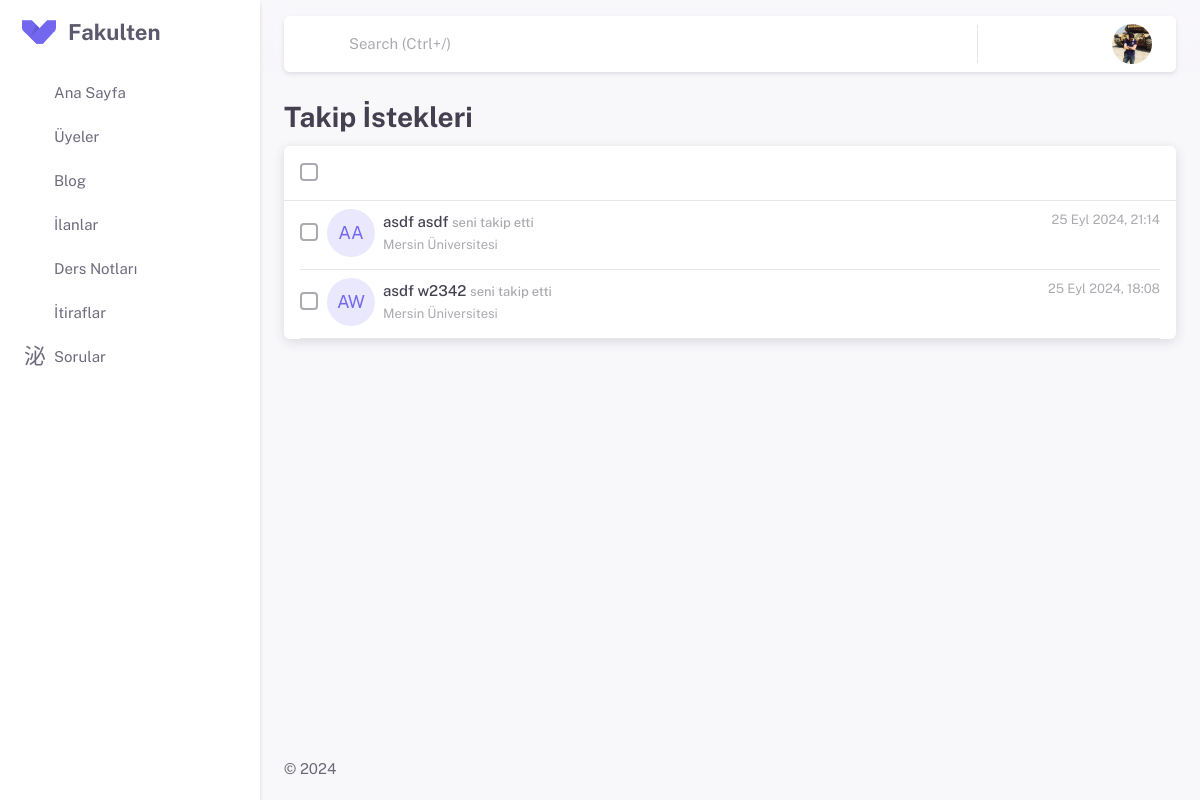
The page /follow/requests/ (signed in) on the database as committed earlier.
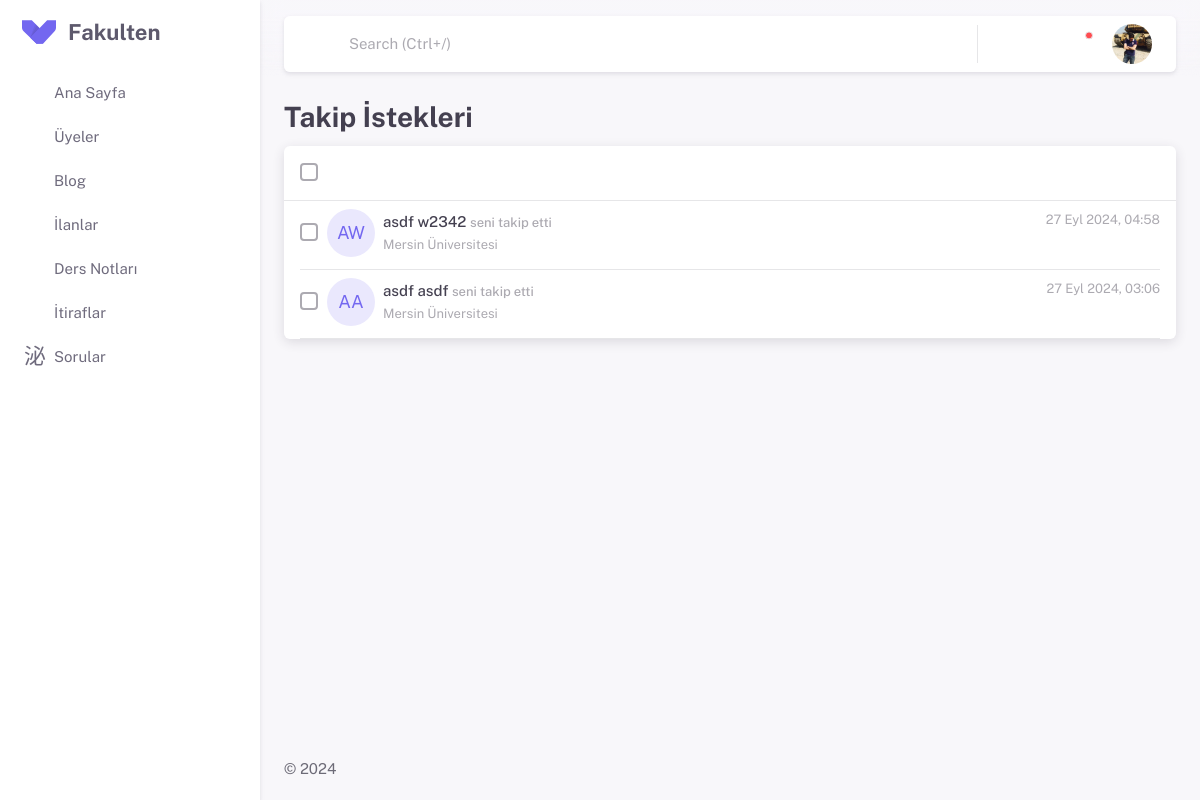
The same page on the database as committed later.
### apps/follow/models.py (models this page shows, shortened)
class FollowRequest(models.Model):
    follower = models.ForeignKey(User, related_name='follow_requests_sent', on_delete=models.CASCADE)
    following = models.ForeignKey(User, related_name='follow_requests_received', on_delete=models.CASCADE)
    created_at = models.DateTimeField(auto_now_add=True)
    is_approved = models.BooleanField(default=False)
    is_read = models.BooleanField(default=False)  # Bildirim okundu mu?
    class Meta:
        unique_together = ('follower', 'following')

### apps/profiles/models.py (models this page shows)
class EducationalInformationModel(models.Model):
    user = models.OneToOneField(settings.AUTH_USER_MODEL,
                             on_delete=models.CASCADE, related_name='educational_information')
    country = models.ForeignKey(inputs.CountriesModel,
                             on_delete=models.CASCADE)
    university = models.ForeignKey(inputs.UniversitiesModel,
                             on_delete=models.CASCADE)
    department = models.ForeignKey(inputs.DepartmentsModel,
                             on_delete=models.CASCADE)
    status = models.ForeignKey(inputs.StatusModel,
                             on_delete=models.CASCADE)

### apps/inputs/models.py (models this page shows)
class UniversitiesModel(models.Model):
    countries = models.ForeignKey(CountriesModel, on_delete=models.CASCADE)
    universities = models.CharField(max_length=255)
    def __str__(self):
        return self.universities

### apps/follow/views.py (the view)
# urls.py: path('requests/', views.follow_requests_view, name='follow-requests'),
@login_required
def follow_requests_view(request):
    follow_requests = FollowRequest.objects.filter(following=request.user).order_by('-created_at')
    follow_requests.filter(is_read=False).update(is_read=True)
    paginator = Paginator(follow_requests, 12)
    page_number = request.GET.get('page')
    page_obj = paginator.get_page(page_number)
    return render(request, 'follow/follow_requests.html', {'follow_requests': page_obj})

### apps/post/models.py (called while the page is built)
    def get_notifications_like_context(self):
        context = {
        'message' : 'gönderinizi beğendi.',
        'content_title' : self.content[:50],
        'content_url' : reverse('post_detail', kwargs={'post_id': self.id}),
        }
        return context

### apps/follow/templates/follow/follow_requests.html (shortened to what this page needs)
{% extends 'partials/base.html' %}
{% load static %}
{% block content %}
<h3 class="mb-2 fw-bold" >Takip İstekleri</h3>
   <div class="row g-0">
      <div class="col app-followers-list">
         <div class="card">
            <div class="card-body followers-list-header p-3 py-2">
               <div class="d-flex justify-content-between align-items-center ps-1">
                  <div class="d-flex align-items-center">
                     <div class="form-check mb-0 ms-0">
                        <input class="form-check-input" type="checkbox" id="followers-select-all" />
                     </div>
                     <div class="btn btn-text-secondary btn-icon rounded-pill me-1">
                        <i class="ti ti-trash ti-md followers-delete cursor-pointer"></i>
                     </div>
                  </div>
               </div>
            </div>
            <hr class="container-m-nx m-0" />
            <div class="card-body followers-list p-4 py-0 " id="followers-container">
               <div id="followers" class="list-group infinite-container">
                  {% for follower in follow_requests %}
                  <div class="follower-list-item mt-2 infinite-item" data-follower-id="{{ follower.id }}">
                     <div class="d-flex flex-wrap bd-highlight mb-3">
                        <div class="d-flex align-items-center">
                           <div class="bd-highlight">
                              <div class="form-check mb-0 ms-0">
                                 <input class="follower-list-item-input form-check-input" type="checkbox" />
                              </div>
                           </div>
                           <div class="bd-highlight">
                              <div class="avatar avatar-md me-2 flex-shrink-0">
                                 {% if follower.follower.profile_photo.profile_photo %}
                                 <img src="{{ follower.follower.profile_photo.profile_photo.url }}" alt="Avatar" class="rounded-circle" height="32" width="32" />
                                 {% else %}
                                 <span class="avatar-initial rounded-circle bg-label-primary">{{ follower.follower.first_name|first }}{{ follower.follower.last_name|first }}</span>
                                 {% endif %}
                              </div>
                           </div>
                        <div class="bd-highlight">
                           <a href="{% url 'profile' follower.follower.username %}">
                              <div class="me-2 h6 mb-0">{{ follower.follower.first_name }} {{ follower.follower.last_name }} <small class="text-muted">{% if follower.is_approved %} seni takip etti {%else%}takip isteği gönderdi.{%endif%}</small></div>
                           </a>
                           <small class="text-muted">{{ follower.follower.educational_information.university }}</small>
                        </div>
                    </div>
                        <div class="ms-auto bd-highlight">
                           <div class="mb-1">
                              <small class="text-muted"> {{ follower.created_at|date:"d M Y, H:i" }}</small>
                           </div>
                        </div>
                     </div>
                  </div>
                  <hr class="container-m-nx m-0" />
                  {% empty %}
                  <div class="mb-4 mt-2">Henüz bir bildiriminiz yok.</div>
                  {% endfor %}
               </div>
            </div>
         </div>
      </div>
   </div>
{% endblock content %}

Rows that differ between the two databases and show on the page:
removed FollowRequest: follower.first_name|first "A", follower.last_name|first "A", follower.first_name "asdf", follower.last_name "asdf", is_approved "seni takip etti", follower.educational_information.university "Mersin Üniversitesi", created_at "25 Eyl 2024, 21:14"
removed FollowRequest: follower.first_name|first "A", follower.last_name|first "W", follower.first_name "asdf", follower.last_name "w2342", is_approved "seni takip etti", follower.educational_information.university "Mersin Üniversitesi", created_at "25 Eyl 2024, 18:08"
added FollowRequest: follower.first_name|first "A", follower.last_name|first "W", follower.first_name "asdf", follower.last_name "w2342", is_approved "seni takip etti", follower.educational_information.university "Mersin Üniversitesi", created_at "27 Eyl 2024, 04:58"
added FollowRequest: follower.first_name|first "A", follower.last_name|first "A", follower.first_name "asdf", follower.last_name "asdf", is_approved "seni takip etti", follower.educational_information.university "Mersin Üniversitesi", created_at "27 Eyl 2024, 03:06"
